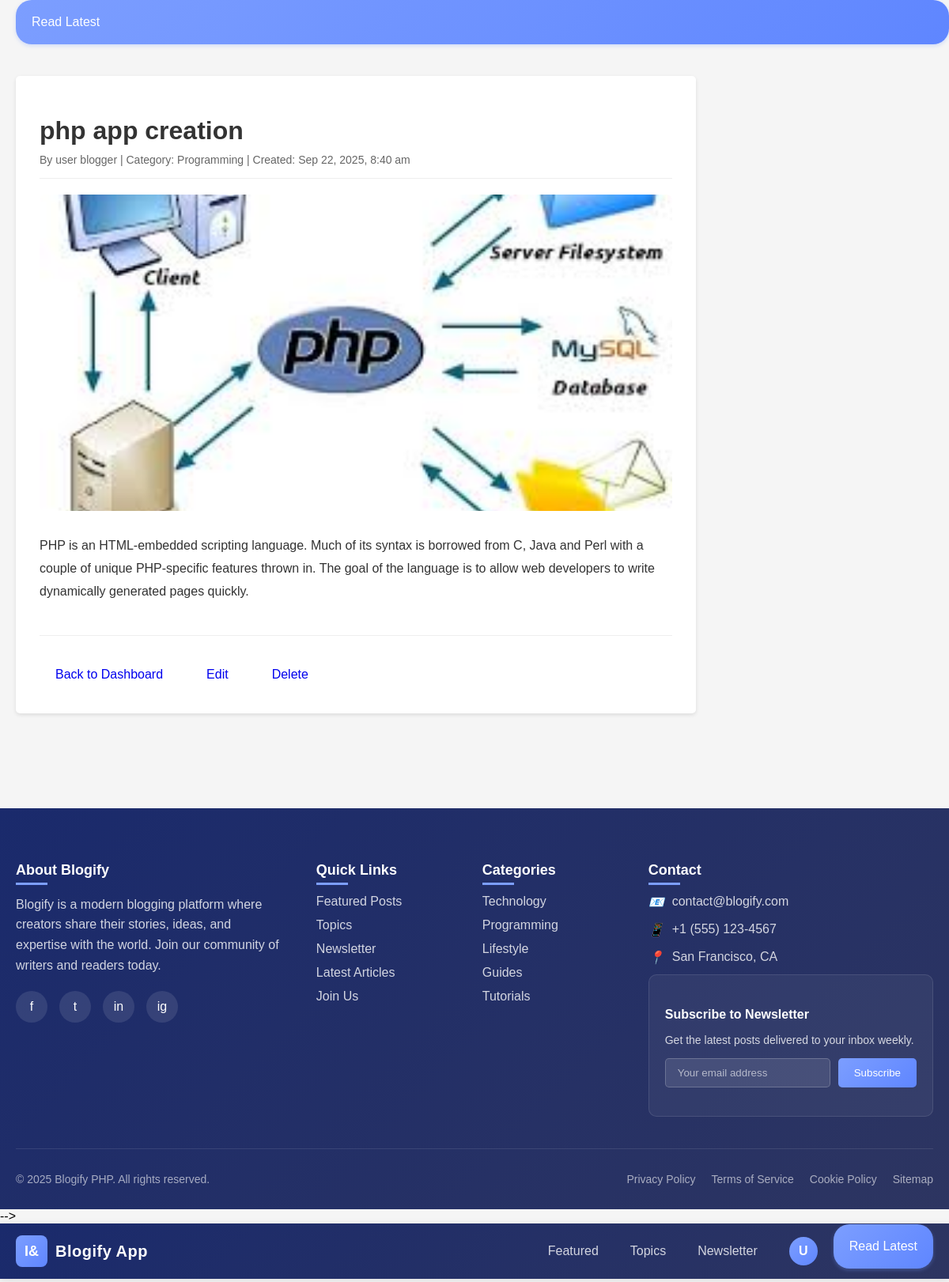
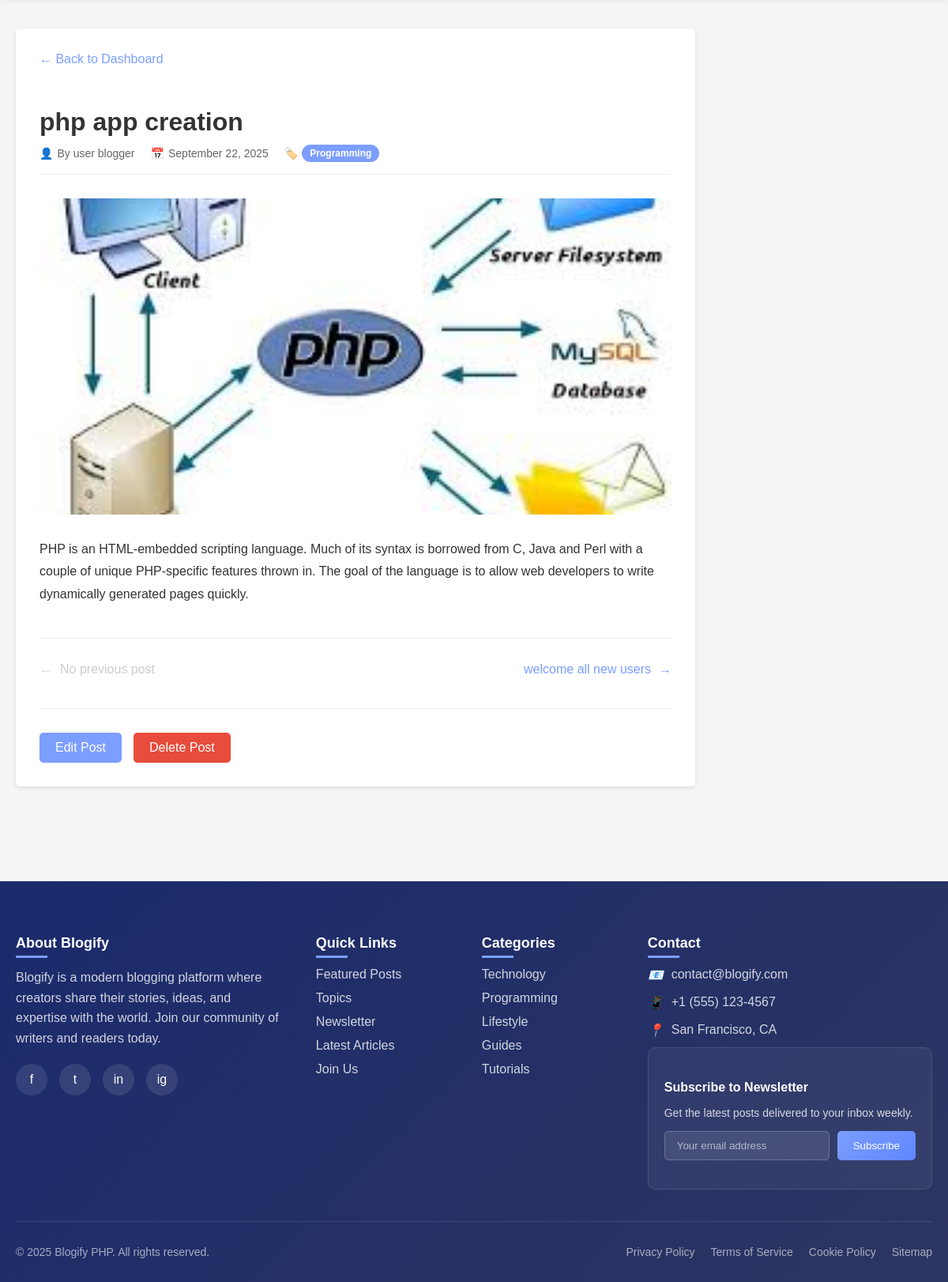
Page /users/view_blog.php?id=1 (signed in) on the committed database (2 pictures, top to bottom).
### tables this page shows
CREATE TABLE `blogs` (
  `id` int(11) NOT NULL,
  `user_id` int(11) NOT NULL,
  `title` varchar(255) NOT NULL,
  `content` text NOT NULL,
  `category` varchar(100) NOT NULL,
  `image_url` varchar(255) DEFAULT NULL,
  `created_at` timestamp NOT NULL DEFAULT CURRENT_TIMESTAMP,
  `updated_at` timestamp NOT NULL DEFAULT CURRENT_TIMESTAMP ON UPDATE CURRENT_TIMESTAMP
);

CREATE TABLE `users` (
  `id` int(11) NOT NULL,
  `username` varchar(20) NOT NULL,
  `email` varchar(100) NOT NULL,
  `password` varchar(255) NOT NULL,
  `role` enum('admin','user','bloger','employee') NOT NULL DEFAULT 'admin'
);

### users/view_blog.php (the view, shortened to what this page needs)
<!-- <?php
require_once('../db.php');
$error = '';
$blog = null;
if (!isset($_GET['id']) || empty($_GET['id'])) {
    $error = "Blog ID is required.";
} else {
    $blog_id = $_GET['id'];
    try {
        $sql = "SELECT b.*, u.username
                FROM blogs b
                JOIN users u ON b.user_id = u.id
                WHERE b.id = :blog_id";
        $stmt = $conn->prepare($sql);
        $stmt->bindParam(":blog_id", $blog_id);
        $stmt->execute();
        $blog = $stmt->fetch(PDO::FETCH_ASSOC);
    } catch (PDOException $e) {
        $error = "An error occurred: " . $e->getMessage();
    }
}
?>
    <?php include('../layout/navbar.php'); ?>
    <div class="container">
        <?php if (!empty($error)): ?>
            <div class="error"><?php echo htmlspecialchars($error); ?></div>
            <a href="dashboard.php" class="btn">Back to Dashboard</a>
        <?php elseif ($blog): ?>
            <h1 class="blog-title"><?php echo htmlspecialchars($blog['title']); ?></h1>
            <div class="blog-meta">
                By <?php echo htmlspecialchars($blog['username']); ?> |
                Category: <?php echo htmlspecialchars($blog['category']); ?> |
                Created: <?php echo date('M j, Y, g:i a', strtotime($blog['created_at'])); ?>
            </div>
            <?php if (!empty($blog['image_url'])): ?>
                <img src="../<?php echo htmlspecialchars($blog['image_url']); ?>" alt="<?php echo htmlspecialchars($blog['title']); ?>" class="blog-image">
            <?php endif; ?>
            <div class="blog-content">
                <?php echo nl2br(htmlspecialchars($blog['content'])); ?>
            </div>
            <div class="blog-actions">
                <a href="dashboard.php" class="btn">Back to Dashboard</a>
                <?php if ($blog['user_id'] == $_SESSION['user_id'] || $_SESSION['role'] == 'admin'): ?>
                    <a href="#" class="btn" onclick="editBlog(<?php echo $blog['id']; ?>)">Edit</a>
                    <a href="#" class="btn btn-danger" onclick="deleteBlog(<?php echo $blog['id']; ?>)">Delete</a>
                <?php endif; ?>
            </div>
        <?php endif; ?>
    </div>
    <?php include('../layout/footer.php'); ?>
</body>
</html> -->
<?php
require_once('../db.php');
$blog_id = isset($_GET['id']) ? (int)$_GET['id'] : 0;
$error = '';
$blog = null;
$prev_blog = null;
$next_blog = null;
if ($blog_id > 0) {
    try {
        $sql = "SELECT b.*, u.username
                FROM blogs b
                JOIN users u ON b.user_id = u.id
                WHERE b.id = :blog_id";
        $stmt = $conn->prepare($sql);
        $stmt->bindParam(":blog_id", $blog_id);
        $stmt->execute();
        $blog = $stmt->fetch(PDO::FETCH_ASSOC);
        if (!$blog) {
            $error = "Blog post not found.";
        } else {
            $sql = "SELECT id, title FROM blogs
                    WHERE id < :blog_id
                    ORDER BY id DESC
                    LIMIT 1";
            $stmt = $conn->prepare($sql);
            $stmt->bindParam(":blog_id", $blog_id);
            $stmt->execute();
            $prev_blog = $stmt->fetch(PDO::FETCH_ASSOC);
            $sql = "SELECT id, title FROM blogs
                    WHERE id > :blog_id
                    ORDER BY id ASC
                    LIMIT 1";
            $stmt = $conn->prepare($sql);
            $stmt->bindParam(":blog_id", $blog_id);
            $stmt->execute();
            $next_blog = $stmt->fetch(PDO::FETCH_ASSOC);
        }
    } catch (PDOException $e) {
        $error = "An error occurred: " . $e->getMessage();
    }
} else {
    $error = "Invalid blog ID.";
}
?>
<!DOCTYPE html>
<html lang="en">
<head>
</head>
<body>
    <?php include('../layout/navbar.php'); ?>
    <div class="container">
        <?php if (!empty($error)): ?>
            <div class="error">
                <h2>Error</h2>
                <p><?php echo htmlspecialchars($error); ?></p>
                <a href="dashboard.php" class="back-to-dashboard">← Back to Dashboard</a>
            </div>
        <?php elseif ($blog): ?>
            <a href="dashboard.php" class="back-to-dashboard">← Back to Dashboard</a>
            <div class="blog-header">
                <h1 class="blog-title"><?php echo htmlspecialchars($blog['title']); ?></h1>
                <div class="blog-meta">
                    <div class="meta-item">
                        <span class="meta-icon">👤</span>
                        <span>By <?php echo htmlspecialchars($blog['username']); ?></span>
                    </div>
                    <div class="meta-item">
                        <span class="meta-icon">📅</span>
                        <span><?php echo date('F j, Y', strtotime($blog['created_at'])); ?></span>
                    </div>
                    <div class="meta-item">
                        <span class="meta-icon">🏷️</span>
                        <span class="category-tag"><?php echo htmlspecialchars($blog['category']); ?></span>
                    </div>
                </div>
            </div>
            <?php if (!empty($blog['image_url'])): ?>
                <img src="../<?php echo htmlspecialchars($blog['image_url']); ?>"
                     alt="<?php echo htmlspecialchars($blog['title']); ?>"
                     class="blog-image">
            <?php endif; ?>
            <div class="blog-content">
                <?php echo nl2br(htmlspecialchars($blog['content'])); ?>
            </div>
            <div class="blog-navigation">
                <?php if ($prev_blog): ?>
                    <a href="view_blog.php?id=<?php echo $prev_blog['id']; ?>" class="nav-link">
                        <span>←</span>
                        <span><?php echo htmlspecialchars($prev_blog['title']); ?></span>
                    </a>
                <?php else: ?>
                    <a href="#" class="nav-link disabled">
                        <span>←</span>
                        <span>No previous post</span>
                    </a>
                <?php endif; ?>
                <?php if ($next_blog): ?>
                    <a href="view_blog.php?id=<?php echo $next_blog['id']; ?>" class="nav-link">
                        <span><?php echo htmlspecialchars($next_blog['title']); ?></span>
                        <span>→</span>
                    </a>
                <?php endif; ?>
            </div>
            <?php if ($blog['user_id'] == $_SESSION['user_id'] || $_SESSION['role'] == 'admin'): ?>
                <div class="blog-actions">
                    <a href="#" class="btn btn-edit" onclick="editBlog(<?php echo $blog['id']; ?>)">Edit Post</a>
                    <a href="#" class="btn btn-delete" onclick="deleteBlog(<?php echo $blog['id']; ?>)">Delete Post</a>
                </div>
            <?php endif; ?>
        <?php endif; ?>
    </div>
    <?php include('../layout/footer.php'); ?>
</body>
</html>

### users/view_blog.php (style rules this page uses)
body { font-family: Arial, sans-serif; margin: 0; padding: 0; background-color: #f5f5f5; min-height: 100vh; display: flex; flex-direction: column; }
.container { max-width: 800px; margin: 0 auto; background: white; padding: 30px; border-radius: 5px; box-shadow: 0 2px 5px rgba(0,0,0,0.1); flex: 1; margin: 40px 20px; }
.blog-header { margin-bottom: 30px; }
.blog-title { font-size: 32px; margin-bottom: 10px; color: #333; }
.blog-meta { display: flex; flex-wrap: wrap; gap: 20px; color: #666; font-size: 14px; margin-bottom: 20px; padding-bottom: 15px; border-bottom: 1px solid #eee; }
.meta-item { display: flex; align-items: center; gap: 5px; }
.meta-icon { color: #7c9eff; }
.category-tag { display: inline-block; background: #7c9eff; color: white; padding: 4px 10px; border-radius: 20px; font-size: 12px; font-weight: bold; }
.blog-image { width: 100%; max-height: 400px; object-fit: cover; border-radius: 8px; margin-bottom: 30px; }
.blog-content { line-height: 1.8; color: #333; font-size: 16px; margin-bottom: 40px; }
.blog-navigation { display: flex; justify-content: space-between; padding-top: 30px; border-top: 1px solid #eee; margin-top: 40px; }
.nav-link { display: flex; align-items: center; gap: 10px; color: #7c9eff; text-decoration: none; font-weight: 500; transition: color 0.3s; }
.nav-link.disabled { color: #ccc; cursor: not-allowed; }
.back-to-dashboard { display: inline-block; margin-bottom: 30px; color: #7c9eff; text-decoration: none; font-weight: 500; transition: color 0.3s; }
.blog-actions { margin-top: 40px; padding-top: 30px; border-top: 1px solid #eee; display: flex; gap: 15px; }
.btn { padding: 10px 20px; border-radius: 5px; text-decoration: none; font-weight: 500; transition: all 0.3s; }
.btn-edit { background: #7c9eff; color: white; }
.btn-delete { background: #e74c3c; color: white; }

### rows in the picture
blogs: title "php app creation", user.username "user blogger", category "Programming", created_at "Sep 22, 2025, 8:40 am", image_url (picture), content "PHP is an HTML-embedded scripting language. Much of its syntax is borrowed from C, Java and Perl with a couple of unique PHP-specific features thrown in. The goal of the language is to allow web developers to write dynamically generated pages quickly.", created_at "September 22, 2025"
blogs: title "welcome all new users"

### other values in the picture
substr($_SESSION['username'], 0, 1) "U"
